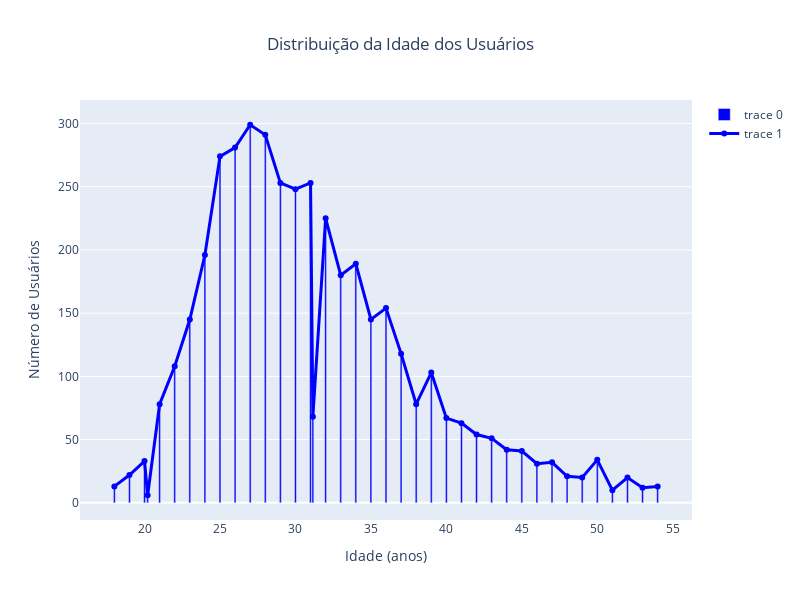

The notebook cell saved with this chart:
### Code cell
# Contagem de valores únicos na coluna 'IDADE'
data_idade = data['IDADE'].value_counts().sort_index()  # Ordenando por idade para um gráfico mais claro

# Criando o gráfico de barras
fig = go.Figure()

# Adicionando o gráfico de barras
fig.add_trace(go.Bar(
    x=data_idade.index,  # Idades
    y=data_idade.values,  # Contagem das idades
    marker_color='blue'
))

# Adicionando a linha conectando as barras (gráfico de linha)
fig.add_trace(go.Scatter(
    x=data_idade.index,  # Idades
    y=data_idade.values,  # Contagem das idades
    mode='lines+markers',  # Para incluir pontos e linhas
    line=dict(color='blue', width=3),  # Definindo a cor e espessura da linha
    marker=dict(size=6)  # Definindo o tamanho dos pontos
))

# Ajustando layout com título e rótulos
fig.update_layout(
    title='Distribuição da Idade dos Usuários', 
    xaxis_title='Idade (anos)',
    yaxis_title='Número de Usuários',
    template='plotly',
    title_x=0.5,  # Centraliza o título
    width=800,
    height=600
)

# Exibindo o gráfico
fig.show()

### Figure 1 — Plotly figure (JSON) as saved in the notebook; plotly's stock layout.template omitted (floating-point values rounded to 4 significant figures)
{"data": [{"marker": {"color": "blue"}, "type": "bar", "x": [18, 19, 20, 20.21, 21, 22, 23, 24, 25, 26, 27, 28, 29, 30, 31, 31.15, 32, 33, 34, 35, 36, 37, 38, 39, 40, 41, 42, 43, 44, 45, 46, 47, 48, 49, 50, 51, 52, 53, 54], "y": [13, 22, 33, 6, 78, 108, 145, 196, 274, 281, 299, 291, 253, 248, 253, 68, 225, 180, 189, 145, 154, 118, 78, 103, 67, 63, 54, 51, 42, 41, 31, 32, 21, 20, 34, 10, 20, 12, 13]}, {"line": {"color": "blue", "width": 3}, "marker": {"size": 6}, "mode": "lines+markers", "type": "scatter", "x": [18, 19, 20, 20.21, 21, 22, 23, 24, 25, 26, 27, 28, 29, 30, 31, 31.15, 32, 33, 34, 35, 36, 37, 38, 39, 40, 41, 42, 43, 44, 45, 46, 47, 48, 49, 50, 51, 52, 53, 54], "y": [13, 22, 33, 6, 78, 108, 145, 196, 274, 281, 299, 291, 253, 248, 253, 68, 225, 180, 189, 145, 154, 118, 78, 103, 67, 63, 54, 51, 42, 41, 31, 32, 21, 20, 34, 10, 20, 12, 13]}], "layout": {"height": 600, "title": {"text": "Distribuição da Idade dos Usuários", "x": 0.5}, "width": 800, "xaxis": {"title": {"text": "Idade (anos)"}}, "yaxis": {"title": {"text": "Número de Usuários"}}}}
